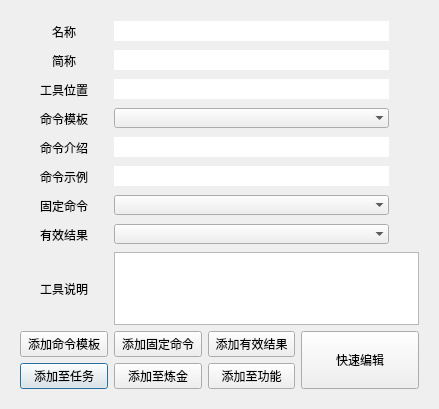
<?xml version="1.0" encoding="UTF-8"?>
<ui version="4.0">
 <class>tools_buttons_tool_dialog</class>
 <widget class="QDialog" name="tools_buttons_tool_dialog">
  <property name="geometry">
   <rect>
    <x>0</x>
    <y>0</y>
    <width>439</width>
    <height>409</height>
   </rect>
  </property>
  <property name="windowTitle">
   <string>工具详情</string>
  </property>
  <layout class="QGridLayout" name="gridLayout_2">
   <item row="0" column="0">
    <widget class="QWidget" name="widget" native="true">
     <layout class="QGridLayout" name="gridLayout">
      <item row="6" column="1">
       <widget class="QLabel" name="label_command_introduction">
        <property name="text">
         <string>命令介绍</string>
        </property>
        <property name="alignment">
         <set>Qt::AlignCenter</set>
        </property>
       </widget>
      </item>
      <item row="4" column="1">
       <widget class="QLabel" name="label_command_template">
        <property name="text">
         <string>命令模板</string>
        </property>
        <property name="alignment">
         <set>Qt::AlignCenter</set>
        </property>
       </widget>
      </item>
      <item row="11" column="1">
       <widget class="QLabel" name="label_introduction">
        <property name="text">
         <string>工具说明</string>
        </property>
        <property name="alignment">
         <set>Qt::AlignCenter</set>
        </property>
       </widget>
      </item>
      <item row="9" column="1">
       <widget class="QLabel" name="label_command_built_in">
        <property name="text">
         <string>固定命令</string>
        </property>
        <property name="alignment">
         <set>Qt::AlignCenter</set>
        </property>
       </widget>
      </item>
      <item row="14" column="1">
       <widget class="QPushButton" name="button_addto_task">
        <property name="text">
         <string>添加至任务</string>
        </property>
       </widget>
      </item>
      <item row="4" column="2" colspan="3">
       <widget class="QComboBox" name="comboBox_command_template">
        <property name="editable">
         <bool>false</bool>
        </property>
        <property name="frame">
         <bool>false</bool>
        </property>
       </widget>
      </item>
      <item row="8" column="1">
       <widget class="QLabel" name="label_command_example">
        <property name="text">
         <string>命令示例</string>
        </property>
        <property name="alignment">
         <set>Qt::AlignCenter</set>
        </property>
       </widget>
      </item>
      <item row="1" column="5">
       <widget class="QToolButton" name="toolButton_simple_rename">
        <property name="toolTip">
         <string/>
        </property>
        <property name="styleSheet">
         <string notr="true"/>
        </property>
        <property name="text">
         <string/>
        </property>
        <property name="popupMode">
         <enum>QToolButton::InstantPopup</enum>
        </property>
        <property name="toolButtonStyle">
         <enum>Qt::ToolButtonFollowStyle</enum>
        </property>
        <property name="autoRaise">
         <bool>true</bool>
        </property>
        <property name="arrowType">
         <enum>Qt::NoArrow</enum>
        </property>
       </widget>
      </item>
      <item row="9" column="2" colspan="3">
       <widget class="QComboBox" name="comboBox_command_built_in">
        <property name="editable">
         <bool>false</bool>
        </property>
        <property name="frame">
         <bool>false</bool>
        </property>
       </widget>
      </item>
      <item row="1" column="1">
       <widget class="QLabel" name="label_simple_name">
        <property name="text">
         <string>简称</string>
        </property>
        <property name="alignment">
         <set>Qt::AlignCenter</set>
        </property>
       </widget>
      </item>
      <item row="11" column="2" colspan="4">
       <widget class="QPlainTextEdit" name="plainTextEdit_introduction">
        <property name="readOnly">
         <bool>true</bool>
        </property>
        <property name="plainText">
         <string/>
        </property>
       </widget>
      </item>
      <item row="9" column="5">
       <widget class="QToolButton" name="toolButton_command_built_in">
        <property name="toolTip">
         <string/>
        </property>
        <property name="popupMode">
         <enum>QToolButton::InstantPopup</enum>
        </property>
        <property name="toolButtonStyle">
         <enum>Qt::ToolButtonFollowStyle</enum>
        </property>
        <property name="autoRaise">
         <bool>true</bool>
        </property>
        <property name="arrowType">
         <enum>Qt::NoArrow</enum>
        </property>
       </widget>
      </item>
      <item row="3" column="2" colspan="3">
       <widget class="QLineEdit" name="lineEdit_position">
        <property name="text">
         <string/>
        </property>
        <property name="frame">
         <bool>false</bool>
        </property>
        <property name="readOnly">
         <bool>true</bool>
        </property>
       </widget>
      </item>
      <item row="14" column="3">
       <widget class="QPushButton" name="button_addto_func">
        <property name="text">
         <string>添加至功能</string>
        </property>
       </widget>
      </item>
      <item row="8" column="2" colspan="3">
       <widget class="QLineEdit" name="lineEdit_command_example">
        <property name="text">
         <string/>
        </property>
        <property name="frame">
         <bool>false</bool>
        </property>
        <property name="readOnly">
         <bool>true</bool>
        </property>
       </widget>
      </item>
      <item row="0" column="2" colspan="3">
       <widget class="QLineEdit" name="lineEdit_name">
        <property name="text">
         <string/>
        </property>
        <property name="maxLength">
         <number>100</number>
        </property>
        <property name="frame">
         <bool>false</bool>
        </property>
        <property name="readOnly">
         <bool>true</bool>
        </property>
       </widget>
      </item>
      <item row="8" column="5">
       <widget class="QToolButton" name="toolButton_command_example">
        <property name="toolTip">
         <string/>
        </property>
        <property name="popupMode">
         <enum>QToolButton::InstantPopup</enum>
        </property>
        <property name="toolButtonStyle">
         <enum>Qt::ToolButtonFollowStyle</enum>
        </property>
        <property name="autoRaise">
         <bool>true</bool>
        </property>
        <property name="arrowType">
         <enum>Qt::NoArrow</enum>
        </property>
       </widget>
      </item>
      <item row="6" column="2" colspan="3">
       <widget class="QLineEdit" name="lineEdit_command_introduction">
        <property name="text">
         <string/>
        </property>
        <property name="frame">
         <bool>false</bool>
        </property>
        <property name="readOnly">
         <bool>true</bool>
        </property>
       </widget>
      </item>
      <item row="10" column="1">
       <widget class="QLabel" name="label_result">
        <property name="text">
         <string>有效结果</string>
        </property>
        <property name="alignment">
         <set>Qt::AlignCenter</set>
        </property>
       </widget>
      </item>
      <item row="0" column="5">
       <widget class="QToolButton" name="toolButton_rename">
        <property name="toolTip">
         <string/>
        </property>
        <property name="styleSheet">
         <string notr="true"/>
        </property>
        <property name="text">
         <string/>
        </property>
        <property name="popupMode">
         <enum>QToolButton::InstantPopup</enum>
        </property>
        <property name="toolButtonStyle">
         <enum>Qt::ToolButtonFollowStyle</enum>
        </property>
        <property name="autoRaise">
         <bool>true</bool>
        </property>
        <property name="arrowType">
         <enum>Qt::NoArrow</enum>
        </property>
       </widget>
      </item>
      <item row="6" column="5">
       <widget class="QToolButton" name="toolButton_command_introduction">
        <property name="toolTip">
         <string/>
        </property>
        <property name="popupMode">
         <enum>QToolButton::InstantPopup</enum>
        </property>
        <property name="toolButtonStyle">
         <enum>Qt::ToolButtonFollowStyle</enum>
        </property>
        <property name="autoRaise">
         <bool>true</bool>
        </property>
        <property name="arrowType">
         <enum>Qt::NoArrow</enum>
        </property>
       </widget>
      </item>
      <item row="10" column="2" colspan="3">
       <widget class="QComboBox" name="comboBox_result">
        <property name="contextMenuPolicy">
         <enum>Qt::DefaultContextMenu</enum>
        </property>
        <property name="editable">
         <bool>false</bool>
        </property>
        <property name="frame">
         <bool>false</bool>
        </property>
       </widget>
      </item>
      <item row="0" column="1">
       <widget class="QLabel" name="label_name">
        <property name="text">
         <string>名称</string>
        </property>
        <property name="alignment">
         <set>Qt::AlignCenter</set>
        </property>
       </widget>
      </item>
      <item row="13" column="1">
       <widget class="QPushButton" name="button_add_command_template">
        <property name="text">
         <string>添加命令模板</string>
        </property>
       </widget>
      </item>
      <item row="4" column="5">
       <widget class="QToolButton" name="toolButton_command_template">
        <property name="toolTip">
         <string/>
        </property>
        <property name="styleSheet">
         <string notr="true"/>
        </property>
        <property name="popupMode">
         <enum>QToolButton::InstantPopup</enum>
        </property>
        <property name="toolButtonStyle">
         <enum>Qt::ToolButtonFollowStyle</enum>
        </property>
        <property name="autoRaise">
         <bool>true</bool>
        </property>
        <property name="arrowType">
         <enum>Qt::NoArrow</enum>
        </property>
       </widget>
      </item>
      <item row="10" column="5">
       <widget class="QToolButton" name="toolButton_result">
        <property name="toolTip">
         <string/>
        </property>
        <property name="popupMode">
         <enum>QToolButton::InstantPopup</enum>
        </property>
        <property name="toolButtonStyle">
         <enum>Qt::ToolButtonFollowStyle</enum>
        </property>
        <property name="autoRaise">
         <bool>true</bool>
        </property>
        <property name="arrowType">
         <enum>Qt::NoArrow</enum>
        </property>
       </widget>
      </item>
      <item row="14" column="2">
       <widget class="QPushButton" name="button_add_selected">
        <property name="text">
         <string>添加至炼金</string>
        </property>
       </widget>
      </item>
      <item row="13" column="4" rowspan="2" colspan="2">
       <widget class="QToolButton" name="button_edit_all">
        <property name="sizePolicy">
         <sizepolicy hsizetype="Expanding" vsizetype="Expanding">
          <horstretch>0</horstretch>
          <verstretch>0</verstretch>
         </sizepolicy>
        </property>
        <property name="text">
         <string>快速编辑</string>
        </property>
       </widget>
      </item>
      <item row="3" column="1">
       <widget class="QLabel" name="label_position">
        <property name="text">
         <string>工具位置</string>
        </property>
        <property name="alignment">
         <set>Qt::AlignCenter</set>
        </property>
       </widget>
      </item>
      <item row="1" column="2" colspan="3">
       <widget class="QLineEdit" name="lineEdit_simple_name">
        <property name="text">
         <string/>
        </property>
        <property name="maxLength">
         <number>100</number>
        </property>
        <property name="frame">
         <bool>false</bool>
        </property>
        <property name="readOnly">
         <bool>true</bool>
        </property>
       </widget>
      </item>
      <item row="3" column="5">
       <widget class="QToolButton" name="toolButton_position">
        <property name="toolTip">
         <string/>
        </property>
        <property name="styleSheet">
         <string notr="true"/>
        </property>
        <property name="popupMode">
         <enum>QToolButton::InstantPopup</enum>
        </property>
        <property name="toolButtonStyle">
         <enum>Qt::ToolButtonFollowStyle</enum>
        </property>
        <property name="autoRaise">
         <bool>true</bool>
        </property>
        <property name="arrowType">
         <enum>Qt::NoArrow</enum>
        </property>
       </widget>
      </item>
      <item row="13" column="2">
       <widget class="QPushButton" name="button_add_command_built_in">
        <property name="text">
         <string>添加固定命令</string>
        </property>
       </widget>
      </item>
      <item row="13" column="3">
       <widget class="QPushButton" name="button_add_result">
        <property name="text">
         <string>添加有效结果</string>
        </property>
       </widget>
      </item>
     </layout>
    </widget>
   </item>
  </layout>
 </widget>
 <resources/>
 <connections/>
</ui>
